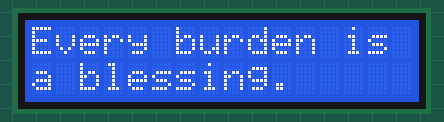
This sketch was run on a simulated Arduino Uno, built with avr-gcc and run on an emulated ATmega328P. Parts: 16×2 character LCD. Random numbers use the default seed unless the sketch sets one; what the sketch prints to the serial monitor is not drawn.

Above: at 0.1 s.
At 15.1 s:
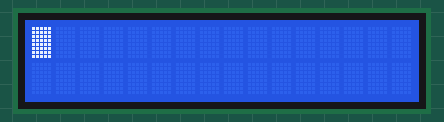
At 15.77 s:
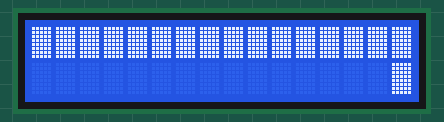
At 16.48 s:
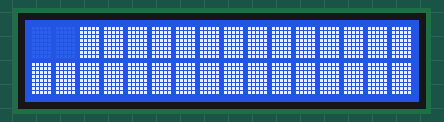
At 17.9 s:
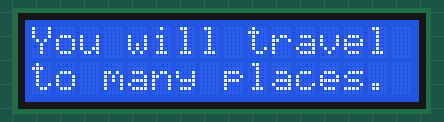
At 35.6 s:
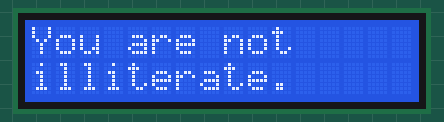

The sketch:

jester_hat.ino
```cpp
#include <Wire.h>
#include <hd44780.h>
#include <hd44780ioClass/hd44780_I2Cexp.h>

hd44780_I2Cexp lcd;

const int LCD_COLS = 16;
const unsigned long INTERVAL =15000;  // 15 seconds in ms

const int DANCE_STEP_MS = 40;    // speed: lower = faster

// Each entry = {row 1, row 2}, max 16 characters per row
const char* messages[][2] = {
  {"Venture not all",  "in one boat."},
  {"Haste does not",   "bring success."},
  {"Be smart, but",    "never show it."},
  {"You are talented", "in many ways."},
  {"Do your best to",  "make it happen"},
  {"Wise man seldom",  "talks."},
  {"You have a pair",  "of shining eyes."},
  {"You are going to", "take a vacation."},
  {"Home is where",    "your heart is."},
  {"You have a heart", "of gold."},
  {"There is beauty",  "in simplicity."},
  {"Old friends make", "best friends."},
  {"Don't be afraid",  "of fear."},
  {"Peace begins",     "with a smile."},
  {"Every burden is",  "a blessing."},
  {"Prosperity is in", "your fortune."},
  {"You will travel",  "to many places."},
  {"Thirst is a",     "valid hobby."},
  {"Your ex is not",   "a personality."},
  {"Soft is also",     "a weapon."},
  {"Fortune favours",  "the unbothered."},
  {"You will enjoy a", "trip to Asia."},
  {"All generalities", "are false."},
  {"Two people",       "shorten a road."},
  {"Serious trouble",  "will bypass you."},
  {"A feeling is an",  "idea with roots."},
  {"You are not",      "illiterate."},
  {"You are a bright", "individual."},
  {"Enjoy yourself",   "while you can."}
};

const int NUM_MESSAGES = sizeof(messages) / sizeof(messages[0]);

int currentIndex = -1;           // -1 = nothing shown yet
unsigned long lastChange = 0;

// picks a random sentence, never the same one twice in a row
int pickRandomIndex() {
  int next;
  do {
    next = random(NUM_MESSAGES);
  } while (NUM_MESSAGES > 1 && next == currentIndex);
  return next;
}

// position of the n-th cell (0-31), snaking: row 0 left->right, row 1 right->left
void cellPosition(int n, int &col, int &row) {
  row = n / LCD_COLS;
  col = (row == 0) ? (n % LCD_COLS) : (LCD_COLS - 1 - n % LCD_COLS);
}

void danceSequence() {
  lcd.clear();
  int col, row;

  // light up one after another
  for (int n = 0; n < LCD_COLS * 2; n++) {
    cellPosition(n, col, row);
    lcd.setCursor(col, row);
    lcd.write(0xFF);             // filled block
    delay(DANCE_STEP_MS);
  }

  // switch off again in the same order
  for (int n = 0; n < LCD_COLS * 2; n++) {
    cellPosition(n, col, row);
    lcd.setCursor(col, row);
    lcd.write(' ');
    delay(DANCE_STEP_MS);
  }
}

void showMessage(int i) {
  lcd.clear();
  lcd.setCursor(0, 0);
  lcd.print(messages[i][0]);
  lcd.setCursor(0, 1);
  lcd.print(messages[i][1]);
}

void setup() {
  Serial.begin(9600);

  int status = lcd.begin(LCD_COLS, 2);

  Serial.print("LCD initialization status: ");
  Serial.println(status);

  randomSeed(analogRead(A0));    // unconnected pin gives a different seed on each start

  lcd.backlight();
  currentIndex = pickRandomIndex();
  showMessage(currentIndex);
  lastChange = millis();
}

void loop() {
  if (millis() - lastChange >= INTERVAL) {
    danceSequence();             // after every sentence
    currentIndex = pickRandomIndex();
    showMessage(currentIndex);
    lastChange = millis();       // the 15 s start after the sentence appears
  }
}
```

Measured:
- what the display in image 4 shows lasts 15.0 s, from 17.8 s to 32.8 s
